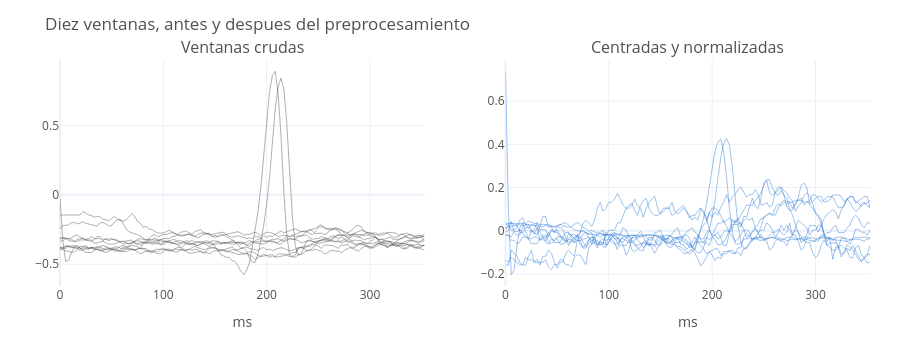

Notebook code cell kept with this figure:
### Markdown cell above
### Por que se corta en ventanas

A K-SVD no se le pasa una senal de 650 mil muestras. Se corta en
ventanas de `TAM_VENTANA = 128` muestras, que a 360 Hz son 356 ms,
poco mas que un latido. Cada ventana es una columna de la matriz `X`.

A cada ventana se le hacen dos cosas antes de guardarla:

- **Se le quita su media.** El ECG trae deriva de linea base, un
  vaiven lento del electrodo. Sin quitarla, el primer atomo que
  aprende el diccionario es una constante, que no describe ninguna
  forma de onda.
- **Se normaliza a norma 1.** Asi lo unico que distingue a una
  columna de otra es la forma de onda, no su amplitud.

### Code cell
crudas = partir_en_ventanas(senal)
x = construir_x(senal)

print(f"X de {x.shape[0]} x {x.shape[1]}")
print(f"normas de columna: min {np.linalg.norm(x, axis=0).min():.4f} "
      f"max {np.linalg.norm(x, axis=0).max():.4f}")

ms = np.arange(TAM_VENTANA) / fs * 1000
fig = make_subplots(rows=1, cols=2,
                    subplot_titles=("Ventanas crudas",
                                    "Centradas y normalizadas"))

for j in range(0, 40, 4):
    fig.add_trace(go.Scatter(x=ms, y=crudas[:, j], mode="lines",
                             line=dict(color=TINTA, width=1),
                             opacity=0.45, showlegend=False),
                  row=1, col=1)
    fig.add_trace(go.Scatter(x=ms, y=x[:, j], mode="lines",
                             line=dict(color=AZUL, width=1),
                             opacity=0.45, showlegend=False),
                  row=1, col=2)

fig.update_xaxes(title_text="ms")
fig.update_layout(height=340,
                  title="Diez ventanas, antes y despues del "
                        "preprocesamiento", **PLANTILLA)
fig.show()
